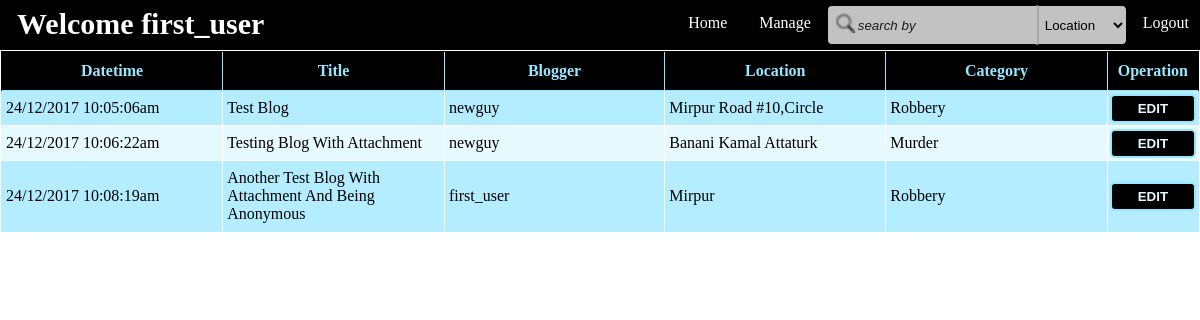
Screenshot of /admin/blog.php (signed in) with the database file from the repository.
### tables this page shows
CREATE TABLE `blogs` (
  `blog_id` int(11) NOT NULL,
  `title` varchar(100) DEFAULT NULL,
  `body` text,
  `datetime` varchar(70) DEFAULT NULL,
  `attachment` varchar(200) DEFAULT NULL,
  `blogger_id` int(11) DEFAULT NULL,
  `name_hidden` tinyint(1) DEFAULT NULL,
  `location` text,
  `category` varchar(50) DEFAULT NULL,
  `del` tinyint(1) DEFAULT '0'
);

CREATE TABLE `users` (
  `user_id` int(11) NOT NULL,
  `fname` varchar(80) DEFAULT NULL,
  `lname` varchar(80) DEFAULT NULL,
  `age` int(11) DEFAULT NULL,
  `bdate` varchar(11) DEFAULT NULL,
  `username` varchar(120) DEFAULT NULL,
  `email` varchar(50) DEFAULT NULL,
  `password` varchar(100) DEFAULT NULL,
  `pro_pic` varchar(180) DEFAULT NULL,
  `gender` varchar(20) DEFAULT NULL,
  `role` int(11) DEFAULT NULL,
  `del` tinyint(1) DEFAULT '0'
);

### Controllers/login_controller.php (called while the page is built, shortened)
<?php
require_once(get_include_path()."\Projects\aiub project\Models\UserModel.php");
class Login{
    protected $user = NULL;
    function Login()
    {
        $this->user = new UserModel();
        if(isset($_SESSION['logged_in']))
        {
        	$this->logged = $_SESSION["logged_in"];
            $this->role = $_SESSION["role"];
            $this->user->setUsername($_SESSION["username"]);
            $this->user->setUserId($_SESSION["user_id"]);
        }
    }
    function getUsername()
    {
        return $this->user->getUsername();
    }
}
 ?>

### Controllers/AdminController.php (called while the page is built, shortened)
<?php
require_once(get_include_path()."\Projects\aiub project\Models\UserModel.php");
require_once(get_include_path()."\Projects\aiub project\Controllers\login_controller.php");
class AdminController extends Login{
	function isLogged()
	{
		if($this->role == 1 && $this->logged)
			return true;
		else
			return false;
	}
}
?>

### Models/UserModel.php (called while the page is built, shortened)
<?php
require_once('Models.php');
class UserModel extends Models{
    private $username = "";
    function UserModel( $username = "" ,  $userid = 0, $fname = "", $lname = "", $age = 0, $bdate = "", $email = "", $password = "", $pro_pic = NULL, $gender = "")
    {
        $this->username = $username;
    }
    function setUsername($username)
    {
        $this->username = $username;
    }
    function getUsername()
    {
        return $this->username;
    }
}
 ?>

### Controllers/BlogController.php (called while the page is built, shortened)
<?php
require(get_include_path()."\Projects\aiub project\Models\BlogModel.php");
class BlogController{
    private $blog;
    function BlogController()
    {
        $this->blog = new BlogModel();
    }
    function getAllBlogs()
    {
        return $this->blog->allBlogs();
    }
    function bloggerName($id)
    {
        return $this->blog->getBloggerName($id);
    }
}
 ?>

### Models/Models.php (called while the page is built, shortened)
<?php
class Models{
    public $server;
    public $user;
    public $pass;
    public $db;
    protected $conn;
    function Models($server = "localhost:3306" , $user = "root" , $pass ="" , $db = "is_that_crime")
    {
        $this->server = $server;
        $this->user = $user;
        $this->pass = $pass;
        $this->db = $db;
    }
    private function openConnection()
    {
        $this->conn = new mysqli($this->server , $this->user , $this->pass , $this->db);
        if($this->conn->connect_error)
        {
            $this->errorMessage($this->conn->connect_error);
            return false;
        }
        else
            return true;
    }
    function executeQuery($query)
    {
        if($this->openConnection())
        {
            if($this->result = $this->conn->query($query))
            {
                if($this->result->num_rows > 0)
                {
                    return $this->result;
                }
                else
                {
                    $this->closeConnection();
                    return false;
                }
            }
            else
            {
                $this->errorMessage($this->conn->error);
                return false;
            }
        }
        else
        {
            $this->errorMessage($this->conn->error);
            return false;
        }
    }
}
?>

### Models/BlogModel.php (called while the page is built, shortened)
<?php
require_once("Models.php");
class BlogModel extends Models{
    function allBlogs()
    {
        $result = $this->executeQuery("select * from blogs where del = false;");
        if($result)
            return $result;
        else
            return false;
    }
    function getBloggerName($id)
    {
        $name = $this->executeQuery("select username from users where user_id in (select blogger_id from blogs where blogger_id = $id);");
        if($name->num_rows > 0)
        {
            $name = $name->fetch_assoc();
            $name = $name["username"];
            return $name;
        }
        else
            return false;
    }
}
 ?>

### admin/blog.php (the view, shortened to what this page needs)
<html>
<head>
    <link rel="stylesheet" type="text/css" href="http://localhost:<?php echo  $_SERVER["SERVER_PORT"];?>/Projects/aiub%20project/css/admin_blog_style.css">
    <link rel="stylesheet" type="text/css" href="http://localhost:<?php echo  $_SERVER["SERVER_PORT"];?>/Projects/aiub%20project/css/admin_navigation.css">
    <?php
    require_once(get_include_path()."\Projects\aiub project\Controllers\AdminController.php");
    require_once(get_include_path()."\Projects\aiub project\Controllers\BlogController.php");
    $admincontrol = new AdminController();
    $blogcontrol = new BlogController();
    ?>
</head>
<body>
<div>
    <navigation>
        <ul>
            <?php
                if($admincontrol->isLogged())
                {
                    echo "<li><b class = \"navigationb\">Welcome ". $admincontrol->getUsername(). "</b></li>";
                    echo "<li class=\"right-li\"><a href = 'http://localhost:{$_SERVER["SERVER_PORT"]}/Projects/aiub project/Views/action/logout.php'>Logout</a></li>";
                }
                else
                {
                    echo "<li><b class = \"navigationb\">Hello World</b></li>";
                    echo "<li class=\"right-li\"><a href = 'login.php'>Login</a></li>";
                }
            ?>
        <div id = "right-content">
            <input type="text" name="serach" id = "searchbox" placeholder="search by">
            <select name="by" id = "searchby">
                    <option value = "location"> Location </option>
            </select>
        </div>
            <li class="dropdown right-li">
                <a href="#" class="dropbtn">Manage</a>
            </li>
            <?php
			 	echo "<li class = \"right-li\"><a href = 'http://localhost:{$_SERVER["SERVER_PORT"]}/Projects/aiub project/index.php'>Home</a></li>";
			?>
        </ul>
    </navigation>
     <article>
         <div>
   <?php
    $blogs = $blogcontrol->getAllBlogs();
    echo "<table border = '2'>";
    echo "<tr>
            <th>Datetime</th>
            <th>Title</th>
            <th>Blogger</th>
            <th>Location</th>
            <th>Category</th>
            <th>Operation</th>
         </tr>";
    if($blogs)
    {
        while($blog = $blogs->fetch_assoc())
        {
            $blogger = $blogcontrol->bloggerName($blog['blogger_id']);
            echo "<tr id='{$blog['blog_id']}' class='blogs'>
                    <td>{$blog['datetime']}</td>
                    <td>{$blog['title']}</td>
                    <td id='td-blogger'>$blogger</td>
                    <td>{$blog['location']}</td>
                    <td>{$blog['category']}</td>
                    <td id='operation'><a href = 'blog_edit.php?blog_id={$blog['blog_id']}'><button id='edit-button'>EDIT</button></a></td>
                 </tr>";
        }
    }
    echo "</table>";
   ?>
   </div>
</article>
</div>
</body>
</html>

### css/admin_blog_style.css (style rules this page uses)
table { width: 100%; border-collapse: collapse; border-color: transparent; }
tr:nth-child(even) { background-color: #b3edff; }
tr:nth-child(odd) { background-color:#e6f9ff ; }
body { margin:0px; padding: 0px; }
th { width:20%; border:2px 1px 0px 1px; border-color:#99e6ff; border-style:solid; background-color: black; padding:10px; color:#99e6ff; text-align: center; }
td { width:20%; border:1px solid white; padding:8px 4px 8px 4px; text-align: left; text-transform: capitalize; }
#td-blogger { text-transform: none; }
#operation { text-align: center; padding:2px; }
#edit-button { width:100%; height:100%; padding:5px; background-color: black; border:2px solid #99e6ff; border-radius: 5px; color:#e6f9ff; font-weight: bold; }
#right-content { background-color:transparent; width:25%; height:auto; padding:5px 0px 5px 0px; float:right; }
#searchby { width:30%; height:5%; background-color:#c2c2c2 ; color: black; border: 1px solid black; border-left:2px solid darkgrey; border-radius: 5px; border-top-left-radius:0px; border-bottom-left-radius:0px; padding:5px 2px 5px 2px; float:; cursor:pointer; box-sizing: border-box; }
#searchbox { background: url(../img/search_icon.png) no-repeat scroll 7px 7px; width:70%; height:5%; background-color:#c2c2c2 ; color: black; border: 1px solid black; border-right-color: transparent; border-radius: 5px; border-top-right-radius:0px; border-bottom-right-radius:0px; padding:5px 10px 5px 30px; margin:0px 0px 0px 0px; float:left; box-sizing: border-box; }
::placeholder { color:#1a1a1a; font-style: italic; }

### css/admin_navigation.css (style rules this page uses)
body { margin:0; padding:0; }
ul { list-style-type: none; margin: 0; padding:0px 0px 0px 5px; overflow: hidden; background-color:black; opacity:; top: 0px; width: 100%; }
.navigationb { color: white; font-size:30px; border:2px solid transparent; padding:5px 0px 0px 10px; float:left; }
li { float: left; }
.right-li { float:right; display: inline-block; }
li a, .dropbtn { display: inline-block; color: white; text-align: center; padding: 14px 16px; text-decoration: none; }
li.dropdown { display: inline-block; }

### rows the page displays
blogs: datetime "24/12/2017 10:05:06am", title "Test Blog", blogger.username "newguy", location "Mirpur Road #10,circle", category "Robbery"
blogs: datetime "24/12/2017 10:06:22am", title "Testing Blog With Attachment", blogger.username "newguy", location "Banani Kamal Attaturk", category "Murder"
blogs: datetime "24/12/2017 10:08:19am", title "Another Test Blog With Attachment And Being Anonymous", blogger.username "first_user", location "Mirpur", category "Robbery"

### other values shown
$admincontrol->getUsername() "first_user"
